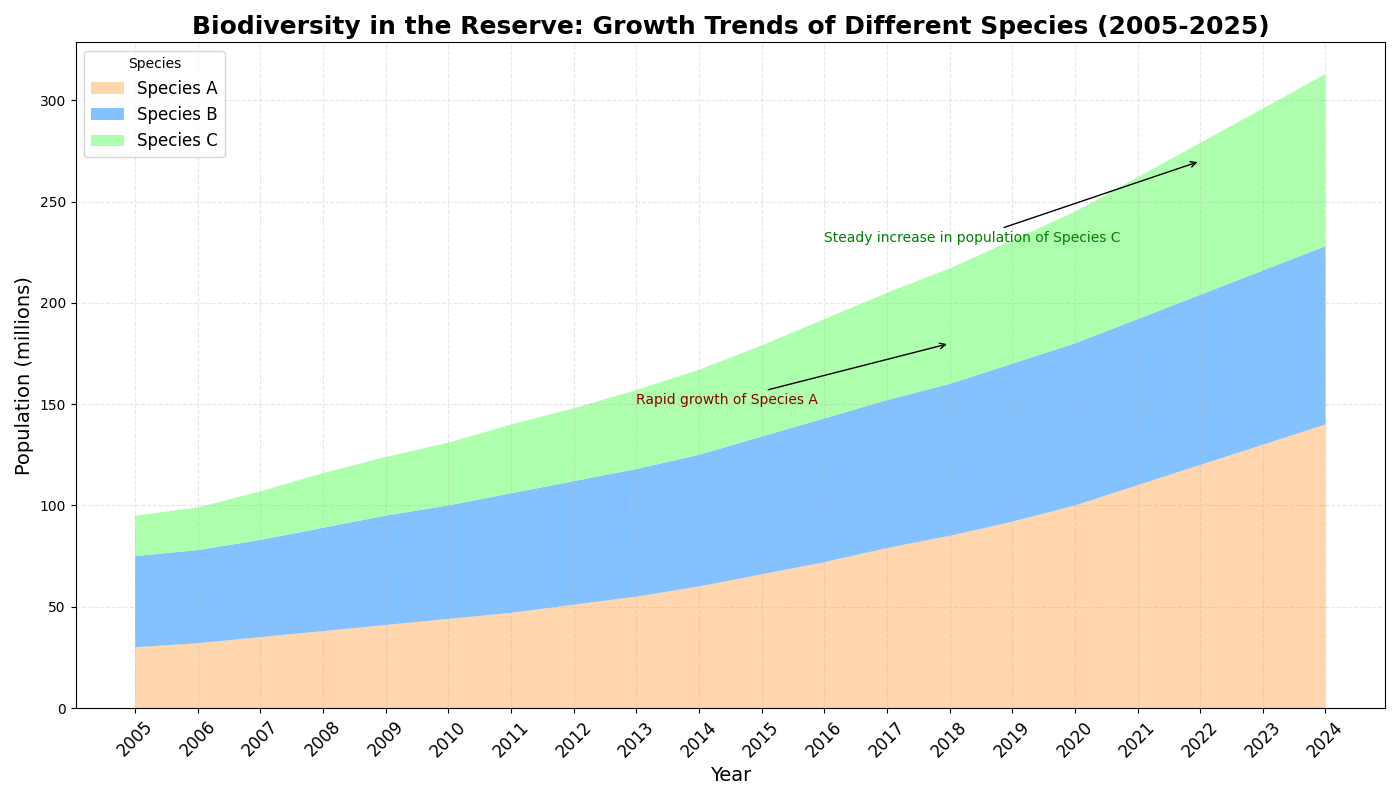

Recreate this plot in Python.
import matplotlib.pyplot as plt
import numpy as np

# Define the years of observation
years = np.arange(2005, 2025)

# Population growth (in millions) of three fictional species in a biodiversity reserve
species_a = np.array([30, 32, 35, 38, 41, 44, 47, 51, 55, 60, 66, 72, 79, 85, 92, 100, 110, 120, 130, 140])
species_b = np.array([45, 46, 48, 51, 54, 56, 59, 61, 63, 65, 68, 71, 73, 75, 78, 80, 82, 84, 86, 88])
species_c = np.array([20, 21, 24, 27, 29, 31, 34, 36, 39, 42, 45, 49, 53, 57, 61, 65, 70, 75, 80, 85])

# Data stack for area plotting
population_data = np.vstack([species_a, species_b, species_c])

# Set up the plot
fig, ax1 = plt.subplots(figsize=(14, 8))

# Plotting the stacked area chart
ax1.stackplot(years, population_data, labels=['Species A', 'Species B', 'Species C'], 
              colors=['#ffcc99', '#66b3ff', '#99ff99'], alpha=0.8)

# Set title and labels
ax1.set_title('Biodiversity in the Reserve: Growth Trends of Different Species (2005-2025)', fontsize=18, fontweight='bold')
ax1.set_xlabel('Year', fontsize=14)
ax1.set_ylabel('Population (millions)', fontsize=14)

# Add grid lines
ax1.grid(alpha=0.3, linestyle='--')

# Enhance x-axis readability
ax1.set_xticks(years)
ax1.set_xticklabels(years, rotation=45, fontsize=12)

# Adding a legend
ax1.legend(loc='upper left', fontsize=12, title='Species')

# Annotate significant growth trends
ax1.annotate('Rapid growth of Species A', xy=(2018, 180), xytext=(2013, 150),
             arrowprops=dict(facecolor='black', arrowstyle='->'), fontsize=10, color='darkred')

ax1.annotate('Steady increase in population of Species C', xy=(2022, 270), xytext=(2016, 230),
             arrowprops=dict(facecolor='black', arrowstyle='->'), fontsize=10, color='green')

# Adjust layout to avoid text overlap
plt.tight_layout()

# Display the plot
plt.show()
